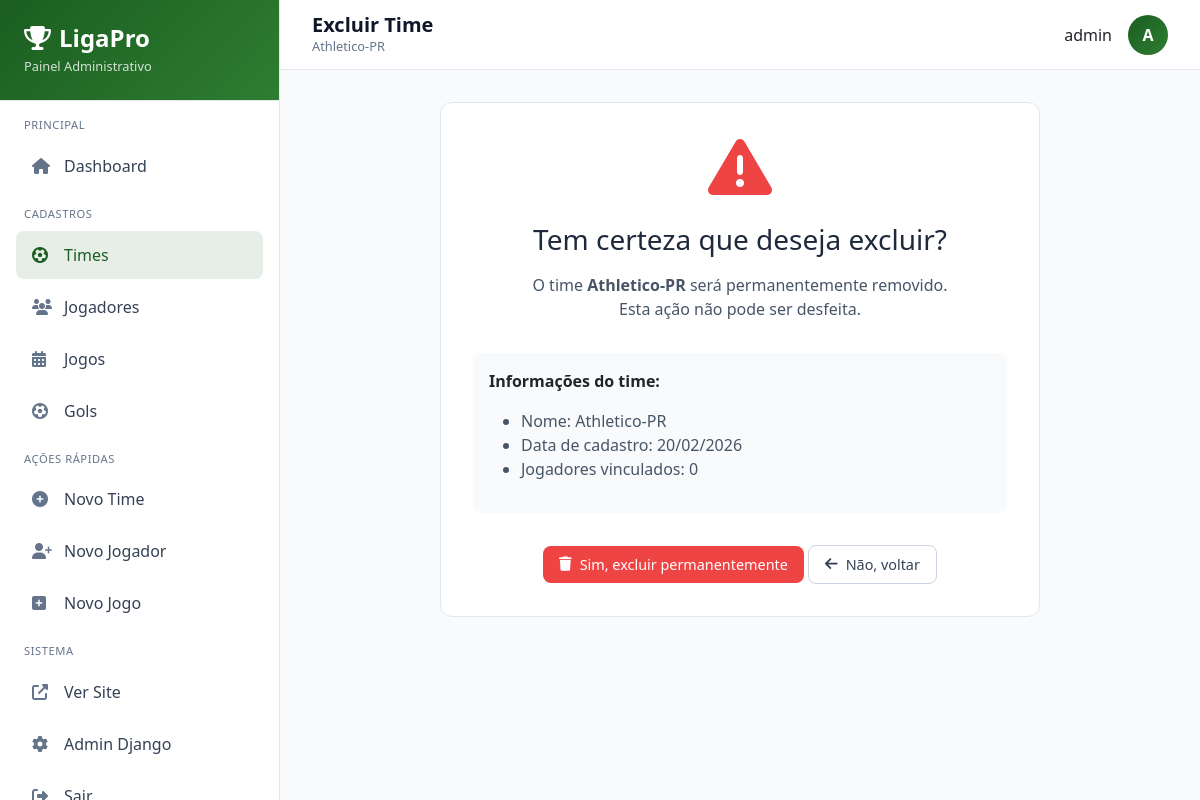
Page /painel/times/14/excluir/ (signed in) on the committed database.
### core/models.py (models this page shows, shortened)
class Time(models.Model):
    nome = models.CharField('Nome do Time', max_length=100)
    logo = models.ImageField('Logo', upload_to='logos/', null=True, blank=True)
    data_criacao = models.DateTimeField('Data de Cadastro', auto_now_add=True)
    class Meta:
        verbose_name = 'Time'
        verbose_name_plural = 'Times'
        ordering = ['nome']

### painel/views.py (the view)
# urls.py: path('times/<int:time_id>/excluir/', views.excluir_time, name='excluir_time'),
@staff_member_required
def excluir_time(request, time_id):
    time = get_object_or_404(Time, id=time_id)
    if request.method == 'POST':
        nome = time.nome
        time.delete()
        messages.success(request, f'Time "{nome}" excluído com sucesso!')
        return redirect('painel:lista_times')
    context = {
        'time': time,
    }
    return render(request, 'painel/excluir_time.html', context)

### templates/painel/excluir_time.html (shortened to what this page needs)
{% extends 'painel/base_painel.html' %}
{% load static %}
{% block page_title %}Excluir Time{% endblock %}
{% block page_subtitle %}{{ time.nome }}{% endblock %}
{% block content %}
<div class="form-card" style="text-align: center;">
    <i class="fas fa-exclamation-triangle" style="font-size: 4rem; color: var(--danger); margin-bottom: 1.5rem;"></i>
    <h3 style="color: var(--gray-800); margin-bottom: 1rem;">Tem certeza que deseja excluir?</h3>
    <p style="color: var(--gray-600); margin-bottom: 2rem;">
        O time <strong>{{ time.nome }}</strong> será permanentemente removido.<br>
        Esta ação não pode ser desfeita.
    </p>
    <div style="background: var(--gray-50); padding: 1rem; border-radius: var(--radius-md); margin-bottom: 2rem; text-align: left;">
        <p><strong>Informações do time:</strong></p>
        <ul style="color: var(--gray-600);">
            <li>Nome: {{ time.nome }}</li>
            <li>Data de cadastro: {{ time.data_criacao|date:"d/m/Y" }}</li>
            <li>Jogadores vinculados: {{ time.jogadores.count }}</li>
        </ul>
    </div>
    <form method="post">
        <button type="submit" class="btn btn-danger">
            <i class="fas fa-trash"></i>
            Sim, excluir permanentemente
        </button>
        <a href="{% url 'painel:lista_times' %}" class="btn btn-outline">
            <i class="fas fa-arrow-left"></i>
            Não, voltar
        </a>
    </form>
</div>
{% endblock %}

### templates/painel/base_painel.html (shortened to what this page needs)
<!DOCTYPE html>
<html lang="pt-br">
<head>
    <link href="https://cdn.jsdelivr.net/npm/bootstrap@5.3.2/dist/css/bootstrap.min.css" rel="stylesheet">
    <link rel="stylesheet" href="https://cdnjs.cloudflare.com/ajax/libs/font-awesome/6.5.1/css/all.min.css">
</head>
<body>
    <div class="sidebar" id="sidebar">
        <div class="sidebar-header">
            <h3>
                <i class="fas fa-trophy"></i>
                LigaPro
            </h3>
            <p>Painel Administrativo</p>
        </div>
        <div class="sidebar-menu">
            <div class="menu-section">
                <div class="menu-title">Principal</div>
                <a href="{% url 'painel:dashboard' %}" class="menu-item {% if request.resolver_match.url_name == 'dashboard' %}active{% endif %}">
                    <i class="fas fa-home"></i>
                    <span>Dashboard</span>
                </a>
            </div>
            <div class="menu-section">
                <div class="menu-title">Cadastros</div>
                <a href="{% url 'painel:lista_times' %}" class="menu-item {% if 'times' in request.path %}active{% endif %}">
                    <i class="fas fa-futbol"></i>
                    <span>Times</span>
                </a>
                <a href="{% url 'painel:lista_jogadores' %}" class="menu-item {% if 'jogadores' in request.path %}active{% endif %}">
                    <i class="fas fa-users"></i>
                    <span>Jogadores</span>
                </a>
                <a href="{% url 'painel:lista_jogos' %}" class="menu-item {% if 'jogos' in request.path %}active{% endif %}">
                    <i class="fas fa-calendar-alt"></i>
                    <span>Jogos</span>
                </a>
                <a href="{% url 'painel:lista_gols' %}" class="menu-item {% if 'gols' in request.path %}active{% endif %}">
                    <i class="fas fa-futbol"></i>
                    <span>Gols</span>
                </a>
            </div>
            <div class="menu-section">
                <div class="menu-title">Ações Rápidas</div>
                <a href="{% url 'painel:cadastrar_time' %}" class="menu-item">
                    <i class="fas fa-plus-circle"></i>
                    <span>Novo Time</span>
                </a>
                <a href="{% url 'painel:cadastrar_jogador' %}" class="menu-item">
                    <i class="fas fa-user-plus"></i>
                    <span>Novo Jogador</span>
                </a>
                <a href="{% url 'painel:cadastrar_jogo' %}" class="menu-item">
                    <i class="fas fa-plus-square"></i>
                    <span>Novo Jogo</span>
                </a>
            </div>
            <div class="menu-section">
                <div class="menu-title">Sistema</div>
                <a href="/" class="menu-item" target="_blank">
                    <i class="fas fa-external-link-alt"></i>
                    <span>Ver Site</span>
                </a>
                <a href="{% url 'admin:index' %}" class="menu-item">
                    <i class="fas fa-cog"></i>
                    <span>Admin Django</span>
                </a>
                <a href="{% url 'logout' %}" class="menu-item">
                    <i class="fas fa-sign-out-alt"></i>
                    <span>Sair</span>
                </a>
            </div>
        </div>
    </div>
    <div class="main-content">
        <div class="top-header">
            <div class="page-title">
                <h2>{% block page_title %}Dashboard{% endblock %}</h2>
                <p>{% block page_subtitle %}Bem-vindo ao painel{% endblock %}</p>
            </div>
            <div class="user-info">
                <span>{{ user.get_full_name|default:user.username }}</span>
                <div class="user-avatar">
                    {{ user.username|first|upper }}
                </div>
            </div>
        </div>
        <div class="content-area">
            {% block content %}{% endblock %}
        </div>
    </div>
</body>
</html>

### templates/painel/base_painel.html (style rules this page uses)
:root { --primary: #1b5e20; --primary-dark: #0d3c0d; --primary-light: #2e7d32; --secondary: #64748b; --success: #10b981; --danger: #ef4444; --warning: #f59e0b; --gray-50: #f9fafb; --gray-100: #f1f5f9; --gray-200: #e2e8f0; --gray-300: #cbd5e1; --gray-400: #94a3b8; --gray-500: #64748b; --gray-600: #475569; --gray-700: #334155; --gray-800: #1e293b; --gray-900: #0f172a; --sidebar-width: 280px; --header-height: 70px; --shadow-sm: 0 1px 2px 0 rgb(0 0 0 / 0.03); --shadow-md: 0 4px 6px -1px rgb(0 0 0 / 0.05); --shadow-lg: 0 10px 15px -3px rgb(0 0 0 / 0.05); --radius-sm: 0.375rem; --radius-md: 0.5rem; --radius-lg: 0.75rem; --radius-xl: 1rem; }
* { margin: 0; padding: 0; box-sizing: border-box; }
body { font-family: 'Segoe UI', Tahoma, Geneva, Verdana, sans-serif; background: var(--gray-50); display: flex; min-height: 100vh; }
.sidebar { width: var(--sidebar-width); background: white; border-right: 1px solid var(--gray-200); box-shadow: var(--shadow-sm); position: fixed; left: 0; top: 0; bottom: 0; overflow-y: auto; transition: all 0.3s ease; z-index: 1000; }
.sidebar-header { padding: 1.5rem; border-bottom: 1px solid var(--gray-200); background: linear-gradient(135deg, var(--primary), var(--primary-light)); color: white; }
.sidebar-header h3 { margin: 0; font-size: 1.5rem; font-weight: 600; display: flex; align-items: center; gap: 0.5rem; }
.sidebar-header p { margin: 0.25rem 0 0; font-size: 0.8rem; opacity: 0.8; }
.sidebar-menu { padding: 1rem 0; }
.menu-section { padding: 0 1rem; margin-bottom: 1rem; }
.menu-title { font-size: 0.7rem; text-transform: uppercase; letter-spacing: 0.05em; color: var(--gray-500); padding: 0 0.5rem; margin-bottom: 0.5rem; }
.menu-item { display: flex; align-items: center; gap: 0.75rem; padding: 0.75rem 1rem; color: var(--gray-700); text-decoration: none; border-radius: var(--radius-md); transition: all 0.2s ease; margin-bottom: 0.25rem; }
.menu-item i { width: 20px; color: var(--gray-500); font-size: 1rem; }
.menu-item.active { background: rgba(27, 94, 32, 0.1); color: var(--primary); font-weight: 500; }
.menu-item.active i { color: var(--primary); }
.main-content { flex: 1; margin-left: var(--sidebar-width); min-height: 100vh; display: flex; flex-direction: column; }
.top-header { height: var(--header-height); background: white; border-bottom: 1px solid var(--gray-200); padding: 0 2rem; display: flex; align-items: center; justify-content: space-between; position: sticky; top: 0; z-index: 999; }
.page-title h2 { font-size: 1.25rem; font-weight: 600; color: var(--gray-900); margin: 0; }
.page-title p { font-size: 0.8rem; color: var(--gray-500); margin: 0; }
.user-info { display: flex; align-items: center; gap: 1rem; }
.user-avatar { width: 40px; height: 40px; background: linear-gradient(135deg, var(--primary), var(--primary-light)); border-radius: 50%; display: flex; align-items: center; justify-content: center; color: white; font-weight: 600; }
.content-area { padding: 2rem; flex: 1; }
.btn { padding: 0.5rem 1rem; border-radius: var(--radius-md); font-size: 0.9rem; font-weight: 500; text-decoration: none; display: inline-flex; align-items: center; gap: 0.5rem; transition: all 0.2s ease; border: none; cursor: pointer; }
.btn-outline { background: transparent; border: 1px solid var(--gray-300); color: var(--gray-700); }
.btn-danger { background: var(--danger); color: white !important; }
.form-card { background: white; border-radius: var(--radius-lg); border: 1px solid var(--gray-200); padding: 2rem; max-width: 600px; margin: 0 auto; }

### rows in the picture
Time: nome "Athletico-PR", data_criacao "20/02/2026", jogadores.count "0"

### other values in the picture
{{ user.get_full_name|default:user.username }} "admin"
{{ user.username|first|upper }} "A"
